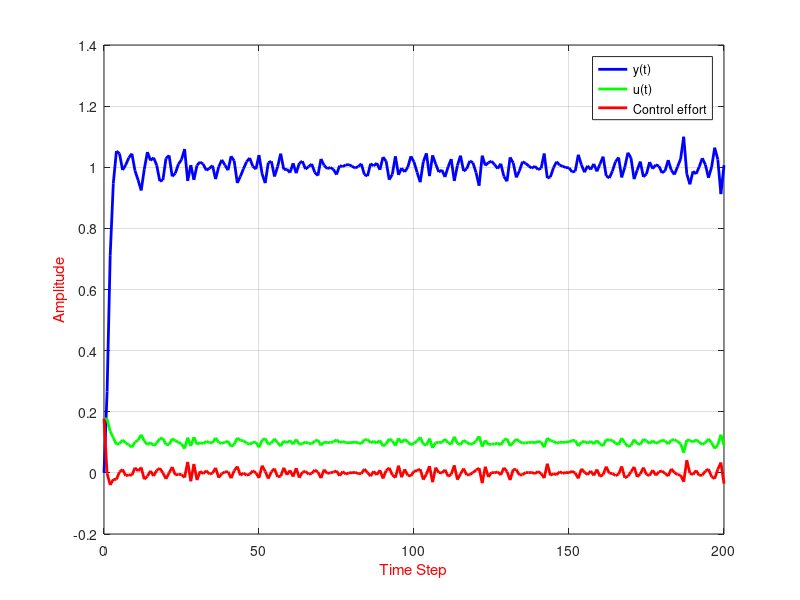

Write the MATLAB code that produced this figure.

 clc
 clear;
 close all;
% 
% %% Defining System
% %Gneral Equiation fo Systems: A(z^-1)*y(t)=z^-d*B(Z^-1)*u(t-1)+c(z^-1)e(t)
% % A(z^-1)=1+a_1*z^-1+a_2*z^-2+....
% %B(z^-1)=b_0+b_1*z^-1+b_2*z^-2+....
% %C(z^-1)=1+c_1*(z^-1)+c_2(z^-2)+...
% 
% %First Order System_Best peridction without noise and Delay
% 
% % A Coeficeints
 a_1=-0.7;
% %B coeficinets
b_0=1.5;
b_1=1.5;

%Colored Noise Coeffs
C=[0.01 0.2 0.03];
t=500;
varN=0.1;% noise variance
r=random('normal',0,varN,t,1);
noise_minor=[zeros(1,3) r']';
%Matrix A and B for definig System
 A=[1 a_1];
 B=[b_0 b_1];
 n_a=length(A);
 n_b=length(B);
 zi = filter(B,A,0);
%% building A_tild for diophantine equation
 delta=[1 -1]; % delta term coeffs
 A_tild_1=zeros(length(A)+1,length(A)+1); % considering matrix with oprator Z as delays in coeffs
 for i=1:length(A_tild_1)
A_1=[A 0];
     A_tild_1(i,i:i+1)=A_1(i).*delta;
 end
 A_tild_2=sum(A_tild_1);
 A_tild=A_tild_2(1:length(A)+1); % obtaining A_tild for diophantine Equation solving

 %% Diophantine Equtaion 1/A_tild 
%Function Input
d=100;
n_1=d+1;
n_2=5;    %Prediction Horizon  
n_u=5;   %Controller Horizon based on camacho assumption for control horizon
%making matrix with delay oprator Z for divide in diohantine 
A_ph=zeros(length(A_tild),length(A_tild));
for i=1:length(A_tild)
    for j=1:length(A_tild)
        if i==j
A_ph(i,j)=A_tild(i);
        end
    end
end
% % A_phi=cell(n_2+2,n_2+2);
% % for i=1:length(size(A_phi))
% %     A_phi{i,1}=[ A_ph
  A_ph=[ A_ph zeros(max(size(A_ph)),n_2-1);];
  A_ph=[A_ph; zeros(n_2-1,max(size(A_ph)))];
 %Numerator
NUM=cell(n_2+2,1);
for i=1:length(size(NUM))
NUM{i}=zeros(n_2+2,n_2+2);
end

%Remainder for F
RE_1=cell(n_2,1);
for i=1:max(size(RE_1))
RE_1{i,1}=zeros(n_2+2,n_2+2);
end
%Remainder
RE_2=cell(n_2,1);
for i=1:max(size(RE_2))
RE_2{i,1}=zeros(n_2+2,n_2+2);
end

% F Cell
F=cell(n_2,1);
for i=1:max(size(F))
    F{i,1}=zeros(n_2,n_2);
end

%Qoutinet for E
QQ=cell(n_2,1);
for i=1:max(size(QQ))
QQ{i,1}=zeros(n_2+2,n_2+2);
end
%E Cell 
E=cell(n_2,1);
for i=1:max(size(E))
    E{i,1}=zeros(n_2+2,n_2+2);
end

NUM{1,1}(1,1)=A_ph(1);

 for i=1:n_2
%    k=k+1 
    QQ{i,1}(i,i)=NUM{i,1}(i,i)./A(1,1);
    A_ph_1=[zeros(n_2+2,i-1) A_ph(:,1:end+1-i)];
    A_ph_2=[zeros(i-1,n_2+2); A_ph_1(1:end+1-i,:)];
    RE_1{i,1}=QQ{i,1}(i,i).*A_ph_2;  
    RE_2{i,1}=NUM{i,1}-RE_1{i,1}; % Remainder of each step for E
    NUM{i+1,1}=RE_2{i,1}; 
   
  E{i,1}=QQ{i,1}; %% Building E for Controller
    if i>1
    E{i,1}=E{i,1}(1:n_2,1:n_2)+E{i-1,1}(1:n_2,1:n_2);
    end
     F{i,1}=RE_2{i,1}(i+1:end,i+1:end);
 end
B_1=zeros(max(size(B)));

%% G Matrix

%making the matrix B in delay form to multiply by E
B_1=zeros(n_2+1);
for i=1:max(size(B))
    B_1(i,i)=B(i);
end

% G Matirix For controller
G_1=cell(n_2,1);
for i=1:max(size(G_1))
    G_1{i,1}=zeros(n_2+1,n_2+1);
end


for i=1:max(size(E))
%         A_ph_1=[zeros(n_2+2,i-1) A_ph(:,1:end+1-i)];
%     A_ph_2=[zeros(i-1,n_2+2); A_ph_1(1:end+1-i,:)];
if i<=1
 G_1{i,1}=E{i,1}(i,i).*B_1;
end
if i>1
    B_2=[zeros(n_2+1,i-1) B_1(:,1:end+1-i)];
    B_3=[zeros(i-1,n_2+1); B_2(1:end+1-i,:)];
    G_1{i,1}=(E{i,1}(i,i).*B_3)+G_1{i-1,1};
end
end
% Final G for coding the controller
G=zeros(n_2,n_2);
for i=1:max(size(G))
k=toeplitz(diag(G_1{i,1})');
G(i,1:i)=k(i,1:i);
end

%% Controller
 lambda=10; %Adjusting Parameter
Gp_1=zeros(n_2,1);
for i=1:n_2
    Gp_1(i,1)=G_1{i,1}(i+1,i+1);
end
F_1=zeros(n_2,2);
for i=1:n_2
F_1(i,1)=F{i,1}(1,1);
F_1(i,2)=F{i,1}(2,2);
end

H=2*(G'*G+lambda*eye(length(G'*G))); % H matrix from formulation
K=inv(G'*G+lambda*eye(length(G'*G)))*G'; %K= MAtrix from formulation
K_c=K(1,:); % first row of K for applying control law
T=200; %time s
Ts=1; %Sample time
nts=T/Ts; % number of samples
Gp=K_c*Gp_1;
F_n=K_c*F_1;
%% Applying Contoller law and estimation
R_1=[1 Gp];
S_1=K_c*F_1;
T_1=sum(K_c);
Bz1=conv(B,[0 1]);
num=conv(Bz1,T_1);
num_u=conv(A,T_1);
At=conv(A,delta);
den=conv(R_1,At)+conv(Bz1,S_1);
yrst=filter(num,den,[0 ones(1,nts+1)]);
urst=filter(num_u,den,[0 ones(1,nts+1)]);
if n_b>1
    dup=zeros(n_b-1,1);
end
u0=0;
y=0;
yp=zeros(n_a,1);
for k=1:nts+1
yp=[y(k);yp(1:end-1)];
if n_b==1
    fr = F_1*yp;
else
fr = F_1*yp + Gp_1*dup;    
end
w = 1*ones(n_2,1); % refrence
 du(k) = K_c*(w-fr);
 u(k) = du(k) + u0;
 [y(k+1), zf] = filter(B,A,u(k),zi);
 zi = zf;
 y(k+1)=y(k+1)+C(1,1)*noise_minor(k)+C(1,2)*noise_minor(k+1)+C(1,3)*noise_minor(k+2);
 if n_b>1
 dup = du(k); dup(1:end-1);
 end
 u0 = u(k);
end
ygpc=y; ugpc=u;
t = 0:Ts:T;
plot(t,ygpc(1:end-1),'b','linewidth',2),

xlabel('Time Step','color','r');
ylabel('Amplitude','color','r');
hold on
plot(t,ugpc,'g','linewidth',2), grid on
plot(t,du,'r','linewidth',2)
legend('y(t)','u(t)','Control effort');    
    
    
    
